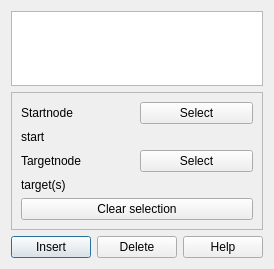
              <widget class="QWidget" name="selectionconstraintsm2">
               <property name="geometry">
                <rect>
                 <x>0</x>
                 <y>0</y>
                 <width>257</width>
                 <height>269</height>
                </rect>
               </property>
               <attribute name="label">
                <string>Selection Constraints</string>
               </attribute>
               <layout class="QVBoxLayout" name="verticalLayout_32">
                <item>
                 <widget class="QTableView" name="tvselectionconstraintsviewm2">
                  <property name="alternatingRowColors">
                   <bool>true</bool>
                  </property>
                  <property name="selectionMode">
                   <enum>QAbstractItemView::MultiSelection</enum>
                  </property>
                  <property name="selectionBehavior">
                   <enum>QAbstractItemView::SelectRows</enum>
                  </property>
                  <property name="sortingEnabled">
                   <bool>true</bool>
                  </property>
                 </widget>
                </item>
                <item>
                 <widget class="QFrame" name="selectionconstraintsframem2">
                  <property name="frameShape">
                   <enum>QFrame::StyledPanel</enum>
                  </property>
                  <property name="frameShadow">
                   <enum>QFrame::Raised</enum>
                  </property>
                  <layout class="QGridLayout" name="gridLayoutm8">
                   <item row="3" column="0">
                    <widget class="QLabel" name="lstopnodenamem2">
                     <property name="text">
                      <string>target(s)</string>
                     </property>
                    </widget>
                   </item>
                   <item row="0" column="0">
                    <widget class="QLabel" name="lstartnodem2">
                     <property name="text">
                      <string>Startnode</string>
                     </property>
                    </widget>
                   </item>
                   <item row="0" column="1">
                    <widget class="QPushButton" name="bselectionconstraintsstartm2">
                     <property name="text">
                      <string>Select</string>
                     </property>
                     <property name="icon">
                      <iconset resource="icons.qrc">
                       <normaloff>:/icons/iforward.png</normaloff>:/icons/iforward.png</iconset>
                     </property>
                    </widget>
                   </item>
                   <item row="1" column="0">
                    <widget class="QLabel" name="lstartnodenamem2">
                     <property name="text">
                      <string>start</string>
                     </property>
                    </widget>
                   </item>
                   <item row="2" column="1">
                    <widget class="QPushButton" name="bselectionconstraintsstopm2">
                     <property name="text">
                      <string>Select</string>
                     </property>
                     <property name="icon">
                      <iconset resource="icons.qrc">
                       <normaloff>:/icons/iforward.png</normaloff>:/icons/iforward.png</iconset>
                     </property>
                    </widget>
                   </item>
                   <item row="2" column="0">
                    <widget class="QLabel" name="lstopnodem2">
                     <property name="text">
                      <string>Targetnode</string>
                     </property>
                    </widget>
                   </item>
                   <item row="4" column="0" colspan="2">
                    <widget class="QPushButton" name="bselectionconstraintsclearm2">
                     <property name="text">
                      <string>Clear selection</string>
                     </property>
                     <property name="icon">
                      <iconset resource="icons.qrc">
                       <normaloff>:/icons/iremove.png</normaloff>:/icons/iremove.png</iconset>
                     </property>
                    </widget>
                   </item>
                  </layout>
                 </widget>
                </item>
                <item>
                 <layout class="QHBoxLayout" name="selectionconstraintshm2">
                  <item>
                   <widget class="QPushButton" name="bselectionconstraintsinsertm2">
                    <property name="text">
                     <string>Insert</string>
                    </property>
                    <property name="icon">
                     <iconset resource="icons.qrc">
                      <normaloff>:/icons/ieditadd.png</normaloff>:/icons/ieditadd.png</iconset>
                    </property>
                    <property name="default">
                     <bool>true</bool>
                    </property>
                   </widget>
                  </item>
                  <item>
                   <widget class="QPushButton" name="bselectionconstraintsdeletem2">
                    <property name="text">
                     <string>Delete</string>
                    </property>
                    <property name="icon">
                     <iconset resource="icons.qrc">
                      <normaloff>:/icons/ieditdelete.png</normaloff>:/icons/ieditdelete.png</iconset>
                    </property>
                   </widget>
                  </item>
                  <item>
                   <widget class="QPushButton" name="bselectionconstraintshelpm2">
                    <property name="text">
                     <string>Help</string>
                    </property>
                    <property name="icon">
                     <iconset resource="icons.qrc">
                      <normaloff>:/icons/ihelp.png</normaloff>:/icons/ihelp.png</iconset>
                    </property>
                   </widget>
                  </item>
                 </layout>
                </item>
               </layout>
              </widget>
